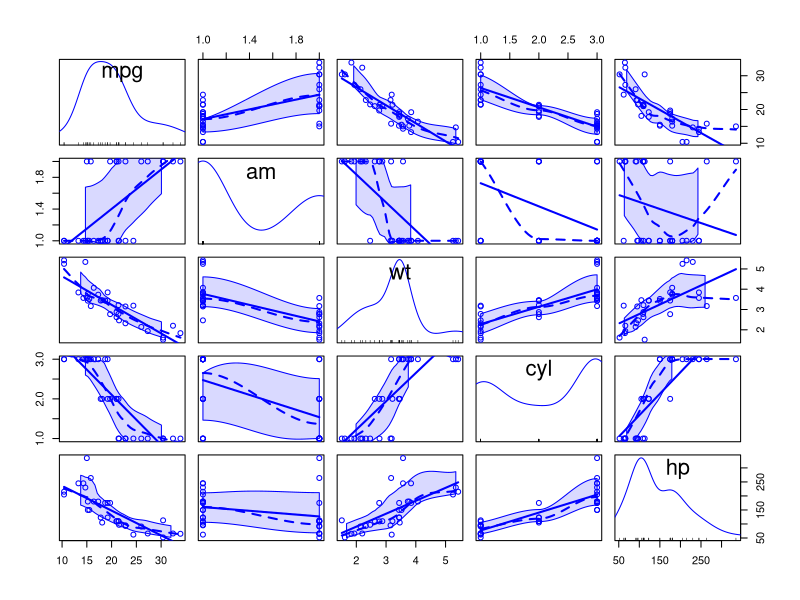
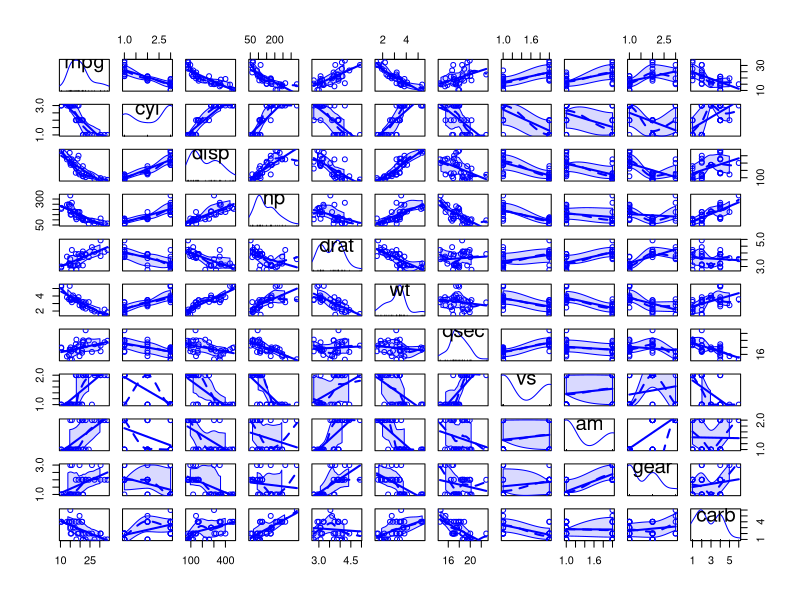
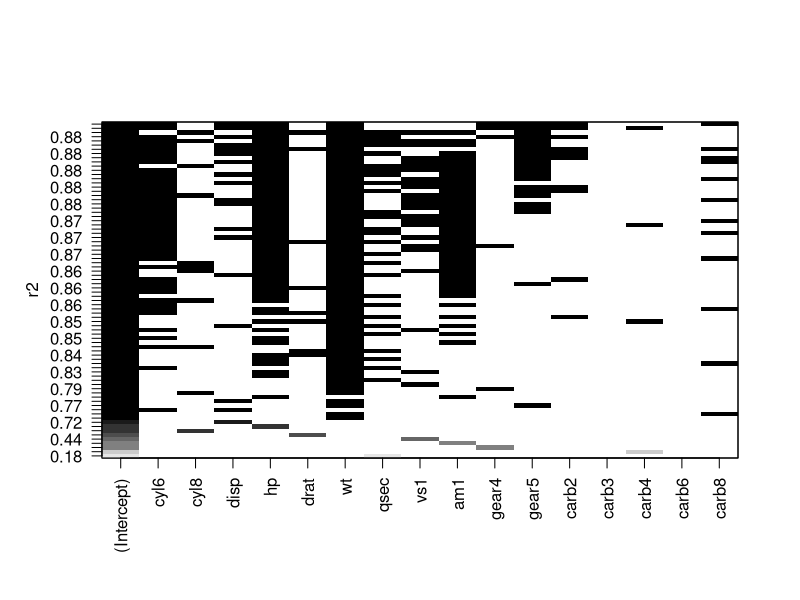
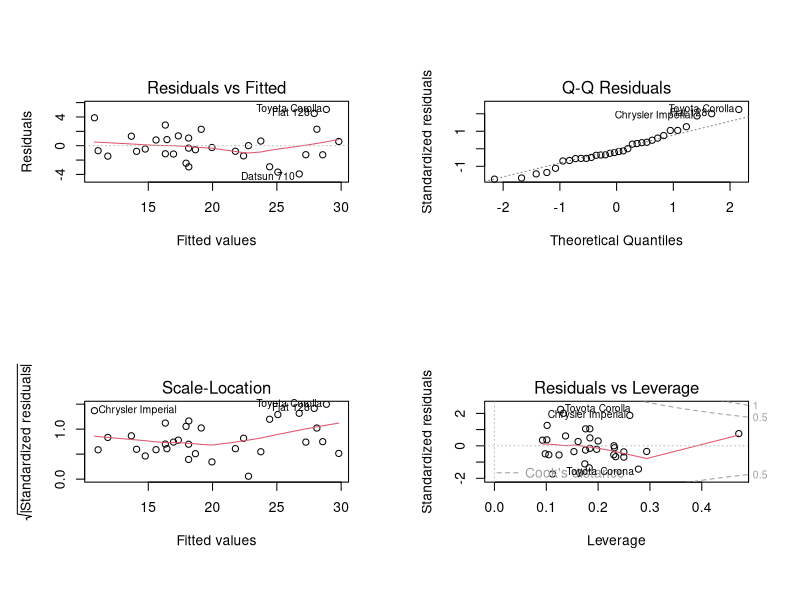
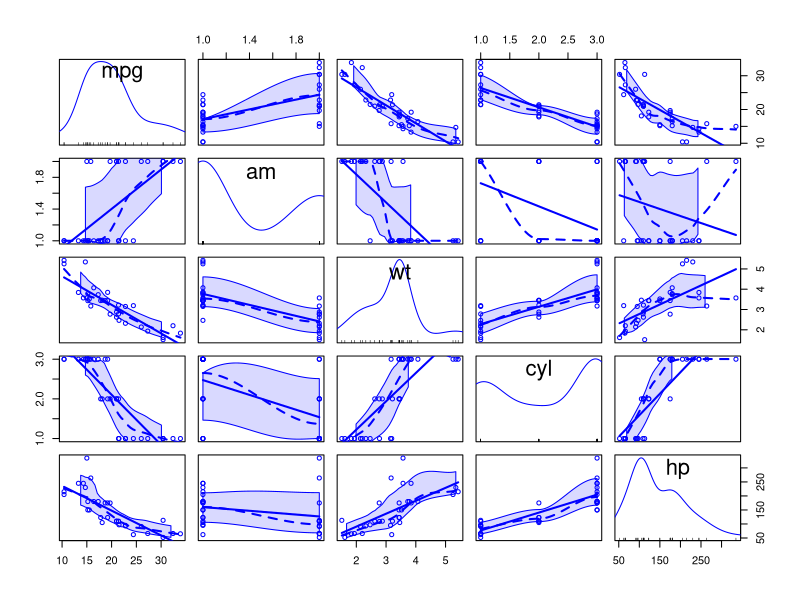
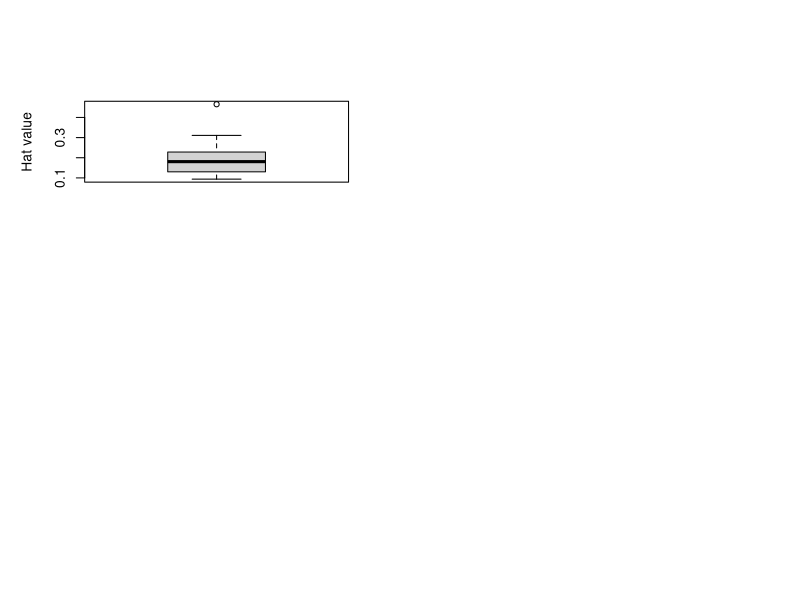
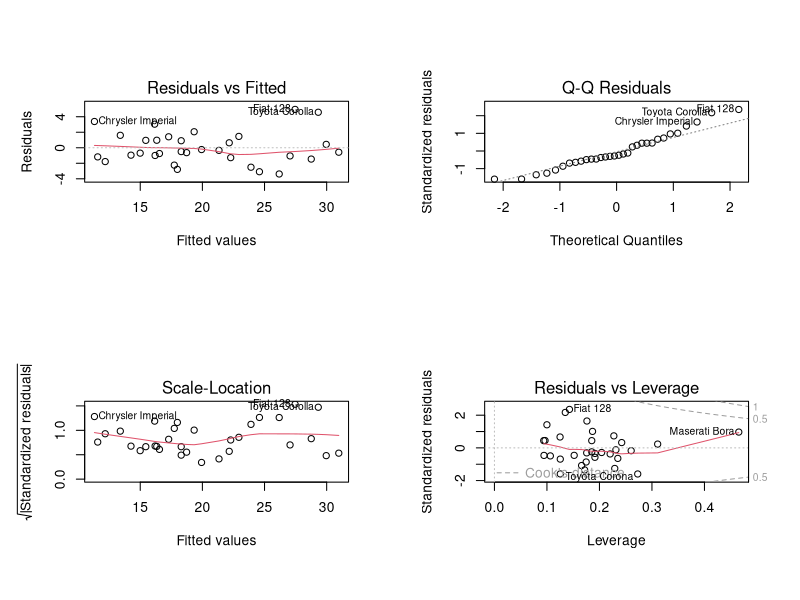

The R script that drew these images, in order:
## ---- chunk 1
options(warn=-1)
library(car)
data(mtcars)
?mtcars
str(mtcars)
df <- mtcars
df$cyl <- as.factor(mtcars$cyl)
df$am <- as.factor(mtcars$am)
df$vs <- as.factor(mtcars$vs)
df$gear <- as.factor(mtcars$gear)
df$carb <- as.factor(mtcars$carb)
## ---- chunk 2
fit <- lm(mpg ~ ., data=df)
summary(fit)
## ---- chunk 3
# AIC stepwise selection (both direction)
library(MASS)
stepB <- stepAIC(fit, direction="both")
# confirming our variable selection with a second method
library(leaps)
leaps <- regsubsets(mpg ~ ., data = df, nbest = 10)
## ---- chunk 4
fitR <- lm(mpg ~ wt + am + hp + cyl, data=df)
summary(fitR)
## ---- chunk 5
scatterplotMatrix(df[,c('mpg','am','wt','cyl','hp')],diagonal='histogram')
## ---- chunk 6
fitR2 <- lm(mpg ~ log(wt) +  hp + cyl + am, data=df)
anova(fitR2)
## ---- chunk 7
ifitR2 <- influence(fitR2)
par(mfrow=c(1,1))
hat <- ifitR2$hat
## ---- chunk 8
summary(fitR2) 
## ---- chunk 9
(ci <- confint(fitR2))
## ---- chunk 10
scatterplotMatrix(df,diagonal='histogram')
## ---- chunk 11
summary(fit)
## ---- chunk 12
stepB$anova # display results
plot(leaps,scale="r2")
## ---- chunk 13
summary(fitR)
## ---- chunk 14
par(mfrow=c(2,2))
plot(fitR)
## ---- chunk 15
scatterplotMatrix(df[,c('mpg','am','wt','cyl','hp')],diagonal='histogram')
## ---- chunk 16
boxplot(hat,ylab="Hat value")
#identify(rep(1, length(hat)), hat, labels = names(hat))
## ---- chunk 17
par(mfrow=c(2,2))
plot(fitR2)
## ---- chunk 18
summary(fitR2) 
## ---- chunk 19
library("lmtest")
fitR2R <- lm(mpg ~ log(wt) + hp + cyl, data=df)
lrtest(fitR2, fitR2R)
